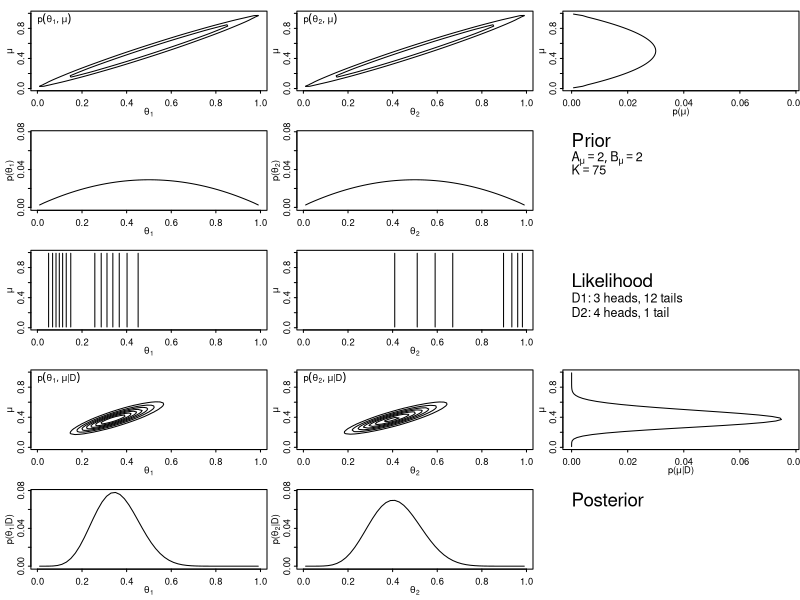

Generate this figure with R:
graphics.off()

# Grids
b=12 ; nbin = 2*(2*b+1) ; binwidth = 1/nbin
theta1 = seq( from=binwidth/2 , to=1.0-binwidth/2 , by=binwidth ) 
theta2 = seq( from=binwidth/2 , to=1.0-binwidth/2 , by=binwidth ) 
mu = seq( from=binwidth/2 , to=1.0-binwidth/2 , by=binwidth ) 

# Specify prior
n = 75 ; c = 2 ; d = 2
# n = 5 ; c = 2 ; d = 2
pt1t2mu = function( mu , theta1 , theta2 ) {
	pmu = dbeta( mu , c , d )
	pt1gmu = dbeta( theta1 , n*mu , (1-mu)*n )
	pt2gmu = dbeta( theta2 , n*mu , (1-mu)*n )
	pt1t2mu = pmu * pt1gmu * pt2gmu
}
prior = array( 0 , dim = c( length(mu) , length(theta1) , length(theta2 ) ) )
for ( t2 in 1:length(theta2) ) {
	for ( t1 in 1:length(theta1) ) {
		for ( m in 1:length(mu) ) {
			prior[m,t1,t2] = pt1t2mu( mu[m],theta1[t1],theta2[t2] )
		}
	}
}
prior = prior / sum(prior)

# Marginals of joint prior
priorMuMarg = apply( prior , 1 , sum )
priorTheta1Marg = apply( prior , 2 , sum )
priorTheta2Marg = apply( prior , 3 , sum )
priorMuTheta1Marg = apply( prior , c(1,2) , sum )
priorMuTheta2Marg = apply( prior , c(1,3) , sum )

# Specify likelihood
y1 = 3 ; N1 = 15 ; y2 = 4 ; N2 = 5
likelihood = array( 0 , dim = c( length(mu) , length(theta1) , length(theta2 ) ) )
for ( t2 in 1:length(theta2) ) {
	for ( t1 in 1:length(theta1) ) {
		for ( m in 1:length(mu) ) {
			likelihood[m,t1,t2] = (
                theta1[t1]^y1 * (1-theta1[t1])^(N1-y1) *
                theta2[t2]^y2 * (1-theta2[t2])^(N2-y2) )
		}
	}
}
# Marginals of likelihood
likelihoodMuTheta1Marg = apply( likelihood , c(1,2) , sum )
likelihoodMuTheta2Marg = apply( likelihood , c(1,3) , sum )


# Determine posterior
pData = sum( prior * likelihood )
posterior = ( prior * likelihood ) / pData

# Marginals of joint posterior
posteriorMuMarg = apply( posterior , 1 , sum )
posteriorTheta1Marg = apply( posterior , 2 , sum )
posteriorTheta2Marg = apply( posterior , 3 , sum )
posteriorMuTheta1Marg = apply( posterior , c(1,2) , sum )
posteriorMuTheta2Marg = apply( posterior , c(1,3) , sum )

#------ plot ----------------------------

MuThetaMax = max(c(
	max(priorMuTheta1Marg),
	max(priorMuTheta2Marg),
	max(posteriorMuTheta1Marg),
	max(posteriorMuTheta2Marg)))

MargMax = max(c(
	max(priorMuMarg), 
	max(priorTheta1Marg) ,
	max(priorTheta2Marg) ,
	max(posteriorMuMarg), 
	max(posteriorTheta1Marg) ,
	max(posteriorTheta2Marg) ))

windows(4.5,6.5)
layout( matrix( 1:15 ,nrow=5,ncol=3,byrow=TRUE ) ) 

cexfac = (0.75)
par(cex=cexfac,cex.axis=cexfac,cex.lab=cexfac,cex.main=cexfac*1.2,cex.sub=cexfac)
par(mex=0.9*cexfac)
par(mar=c(2.95,2.95,1.0,0)) # number of margin lines: bottom,left,top,right
par(tcl=-0.25) # tick length as proportion of character ht
par(mgp=c(1.35,0.35,0)) # which margin lines title,label,line
par( oma = c( 0.1, 0.1, 0.1, 0.1) ) # outer margin

rotate = (-25)
tilt = 25
parallelness = 5.0
shadeval = 0.05
perspcex = 0.7
ncontours = 9

# 1
par(pty="m") 
contour( theta1 ,mu ,t(priorMuTheta1Marg) ,main=bquote(" ") 
	,drawlabels=FALSE
	,levels=signif(seq(0,MuThetaMax,length=ncontours),3)
	,xlab=bquote(theta[1]) ,ylab=bquote(mu) )
text( 0,1,bquote(p(theta[1],mu)),adj=c(0,1),cex=0.75)

#2
par(pty="m") 
contour( theta2 ,mu ,t(priorMuTheta2Marg) ,main=bquote(" ") 
	,drawlabels=FALSE
	,levels=signif(seq(0,MuThetaMax,length=ncontours),3)
	,xlab=bquote(theta[2]) ,ylab=bquote(mu) )
text( 0,1,bquote(p(theta[2],mu)),adj=c(0,1),cex=0.75)

#3
par(pty="m") 
plot( priorMuMarg ,mu ,type="l"
	,ylab=bquote(mu)
	,xlab=bquote("p("*mu*")") ,xlim=c(0,MargMax)  )

#4
par(pty="m") 
plot( theta1, priorTheta1Marg ,type="l"
	,xlab=bquote(theta[1]) ,ylim=c(0,MargMax)
	,ylab=bquote("p("*theta[1]*")")  )


#5
par(pty="m") 
plot( theta2, priorTheta2Marg ,type="l"
	,xlab=bquote(theta[2]) ,ylim=c(0,MargMax)
	,ylab=bquote("p("*theta[2]*")")  )

#6
plot( c(0,1),c(0,1) ,type="n" ,bty="n" ,xaxt="n" ,yaxt="n" ,xlab="" ,ylab="" )
text( 0,.8,"Prior",adj=c(0,-0.1),cex=1.5)
text( 0.0,0.8,bquote( list( A[mu]==.(c) , B[mu]==.(d) ) ),adj=c(0,1.2),cex=1.0)
text( 0.0,0.8,bquote( list( K==.(n) ) ),adj=c(0,2.6),cex=1.0)

likelihoodMax = max( c( max(likelihoodMuTheta1Marg) 
			, max(likelihoodMuTheta2Marg) ) )

# 7
par(pty="m") 
contour( theta1 ,mu ,t(likelihoodMuTheta1Marg) ,main=bquote(" ") 
	,drawlabels=FALSE
	,levels=signif(seq(0,likelihoodMax,length=ncontours),3)
	,xlab=bquote(theta[1]) ,ylab=bquote(mu) )

#8
par(pty="m") 
contour( theta2 ,mu ,t(likelihoodMuTheta2Marg) ,main=bquote(" ") 
	,drawlabels=FALSE
	,levels=signif(seq(0,likelihoodMax,length=ncontours),3)
	,xlab=bquote(theta[2]) ,ylab=bquote(mu) )

#9
plot( c(0,1),c(0,1) ,type="n" ,bty="n" ,xaxt="n" ,yaxt="n" ,xlab="" ,ylab="" )
text( 0.0,0.5,"Likelihood",adj=c(0,-0.2),cex=1.5)
text( 0.0,0.5
	,bquote("D1: "* .(y1) *" heads, "* .(N1-y1) *" tails" )
	,adj=c(0,1.2),cex=1.0)
text( 0.0,0.5
	,bquote("D2: "* .(y2) *" heads, "* .(N2-y2) *" tail" )
	,adj=c(0,2.4),cex=1.0)

#10
par(pty="m") 
contour( theta1 ,mu ,t(posteriorMuTheta1Marg) ,main=bquote(" ") 
	,drawlabels=FALSE
	,levels=signif(seq(0,MuThetaMax,length=ncontours),3)
	,xlab=bquote(theta[1]) ,ylab=bquote(mu) )
text( 0,1,bquote(p(theta[1],mu*"|"*D)),adj=c(0,1),cex=0.75)

#11
par(pty="m") 
contour( theta2 ,mu ,t(posteriorMuTheta2Marg) ,main=bquote(" ") 
	,drawlabels=FALSE
	,levels=signif(seq(0,MuThetaMax,length=ncontours),3)
	,xlab=bquote(theta[2]) ,ylab=bquote(mu) )
text( 0,1,bquote(p(theta[2],mu*"|"*D)),adj=c(0,1),cex=0.75)

#12
par(pty="m") 
plot( posteriorMuMarg ,mu ,type="l"
	,ylab=bquote(mu) ,xlim=c(0,MargMax)
	,xlab=bquote("p("*mu*"|D)")  )

#13
par(pty="m") 
plot( theta1, posteriorTheta1Marg ,type="l"
	,xlab=bquote(theta[1]) ,ylim=c(0,MargMax)
	,ylab=bquote("p("*theta[1]*"|D)")  )


#14
par(pty="m") 
plot( theta2, posteriorTheta2Marg ,type="l"
	,xlab=bquote(theta[2]) ,ylim=c(0,MargMax)
	,ylab=bquote("p("*theta[2]*"|D)")  )

#15
plot( c(0,1),c(0,1) ,type="n" ,bty="n" ,xaxt="n" ,yaxt="n" ,xlab="" ,ylab="" )
text( 0,1,"Posterior",adj=c(0,1),cex=1.5)

want_eps_file = FALSE
# To save graphs, please see update at
# http://doingbayesiandataanalysis.blogspot.com/2013/01/uniform-r-code-for-opening-saving.html
if ( want_eps_file ) {
	epsfilename = paste( "BinomHierTwoCoins" 
		,"_",bquote(.(n))
		,"_",bquote(.(c))
		,"_",bquote(.(d))
		,"_",bquote(.(y1))
		,"_",bquote(.(N1))
		,"_",bquote(.(y2))
		,"_",bquote(.(N2))
		,".eps" ,sep="" ) 
	dev.copy2eps( file = epsfilename )
}